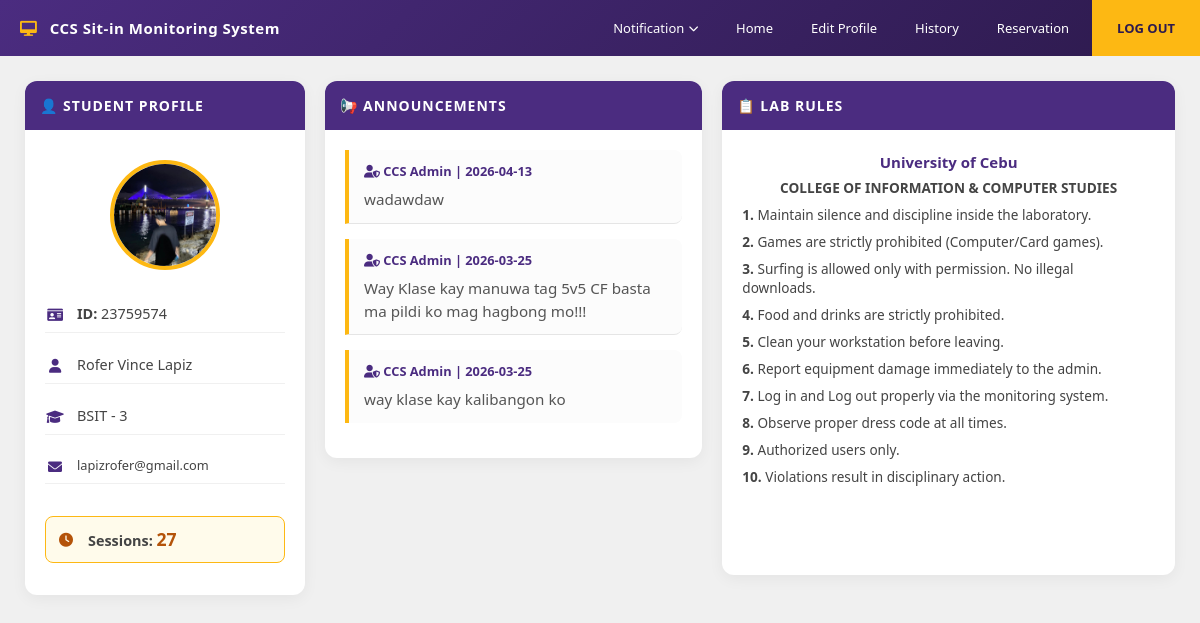
Page /dashboard (signed in) on the committed database.
### tables this page shows
CREATE TABLE students (
            id INTEGER PRIMARY KEY AUTOINCREMENT,
            id_number TEXT UNIQUE NOT NULL,
            last_name TEXT NOT NULL,
            first_name TEXT NOT NULL,
            middle_name TEXT,
            course TEXT NOT NULL,
            course_level TEXT NOT NULL,
            password TEXT NOT NULL,
            email TEXT UNIQUE NOT NULL,
            address TEXT
        );

CREATE TABLE announcements (
            id INTEGER PRIMARY KEY AUTOINCREMENT,
            message TEXT NOT NULL,
            posted_at DATETIME DEFAULT CURRENT_TIMESTAMP
        );

### app.py (the view)
@app.route('/dashboard')
def dashboard():
    if 'student_id' not in session:
        return redirect(url_for('login'))
    conn = get_db()
    student = conn.execute(
        'SELECT * FROM students WHERE id_number = ?',
        (session['student_id'],)
    ).fetchone()
    used_sessions = conn.execute(
        'SELECT COUNT(*) as count FROM sitin_records WHERE id_number = ? AND logout_time IS NOT NULL',
        (session['student_id'],)
    ).fetchone()['count']
    remaining = 30 - used_sessions
    announcements = conn.execute(
        'SELECT * FROM announcements ORDER BY posted_at DESC'
    ).fetchall()
    conn.close()
    return render_template('dashboard.html',
                           student=student,
                           announcements=announcements,
                           remaining=remaining)

### app.py (called while the page is built)
def get_db():
    conn = sqlite3.connect(DB_PATH)
    conn.row_factory = sqlite3.Row
    return conn

### templates/dashboard.html (shortened to what this page needs)
<!DOCTYPE html>
<html lang="en">
<head>
    <link rel="stylesheet" href="{{ url_for('static', filename='style.css') }}">
    <link rel="stylesheet" href="https://cdnjs.cloudflare.com/ajax/libs/font-awesome/6.0.0/css/all.min.css">
</head>
<body>
<div class="dash-navbar">
    <span class="dash-title">
        <i class="fas fa-desktop" style="color: var(--uc-gold); margin-right: 8px;"></i>
        CCS Sit-in Monitoring System
    </span>
    <div class="dash-menu">
        <div class="dropdown">
            <a href="#" class="dropdown-toggle">Notification <i class="fas fa-chevron-down" style="font-size: 10px; margin-left: 5px;"></i></a>
        </div>
        <a href="/dashboard">Home</a>
        <a href="/edit-profile">Edit Profile</a>
        <a href="{{ url_for('history') }}">History</a>
        <a href="/reservation">Reservation</a>
        <a href="/logout" class="logout-btn">Log out</a>
    </div>
</div>
<div class="dash-body">
    <div class="dash-card" style="flex: 0 0 280px;">
    <div class="dash-card-header">👤 Student Profile</div>
    <div class="dash-card-body">
        <div class="dash-avatar">
            <img src="{{ url_for('static', filename='uploads/' + student['id_number'] + '.png') }}"
                 alt="Avatar"
                 onerror="this.src='https://ui-avatars.com/api/?name={{ student.first_name }}+{{ student.last_name }}&background=4b2c80&color=fff&size=120'">
        </div>
        <div class="dash-info-list">
            <div class="dash-info-item">
                <i class="fas fa-id-card dash-info-icon"></i>
                <span><strong>ID:</strong> {{ student['id_number'] }}</span>
            </div>
            <div class="dash-info-item">
                <i class="fas fa-user dash-info-icon"></i>
                <span>{{ student['first_name'] }} {{ student['last_name'] }}</span>
            </div>
            <div class="dash-info-item">
                <i class="fas fa-graduation-cap dash-info-icon"></i>
                <span>{{ student['course'] }} - {{ student['course_level'] }}</span>
            </div>
            <div class="dash-info-item">
                <i class="fas fa-envelope dash-info-icon"></i>
                <span style="font-size: 0.8rem; word-break: break-all;">{{ student['email'] }}</span>
            </div>
            <div class="dash-info-item" style="margin-top: 10px; background: #fffbeb; padding: 10px; border-radius: 8px; border: 1px solid var(--uc-gold);">
                <i class="fas fa-clock dash-info-icon" style="color: #b45309;"></i>
                <span>
                    <strong>Sessions:</strong>
                    <span style="color: #b45309; font-weight: 800; font-size: 1.1rem;">
                        {{ remaining }}
                    </span>
                </span>
            </div>
        </div>
    </div>
</div>
    <div class="dash-card" style="flex: 1;">
        <div class="dash-card-header">📢 Announcements</div>
        <div class="dash-card-body">
            {% if announcements %}
                {% for a in announcements %}
                <div class="announcement-item">
                    <p class="announcement-meta"><i class="fas fa-user-shield"></i> CCS Admin | {{ a['posted_at'][:10] }}</p>
                    <p class="announcement-text">{{ a['message'] }}</p>
                </div>
                {% endfor %}
            {% else %}
                <div style="text-align: center; padding: 40px 0;">
                    <i class="fas fa-bullhorn" style="font-size: 3rem; color: #eee; margin-bottom: 10px;"></i>
                    <p style="font-size:13px; color:#aaa;">No announcements from admin yet.</p>
                </div>
            {% endif %}
        </div>
    </div>
    <div class="dash-card" style="flex: 1.2;">
        <div class="dash-card-header">📋 Lab Rules</div>
        <div class="dash-card-body dash-rules">
            <h3 class="rules-university">University of Cebu</h3>
            <p class="rules-college">COLLEGE OF INFORMATION &amp; COMPUTER STUDIES</p>
            <div style="height: 350px; overflow-y: auto; padding-right: 10px;">
                <p><strong>1.</strong> Maintain silence and discipline inside the laboratory.</p>
                <p><strong>2.</strong> Games are strictly prohibited (Computer/Card games).</p>
                <p><strong>3.</strong> Surfing is allowed only with permission. No illegal downloads.</p>
                <p><strong>4.</strong> Food and drinks are strictly prohibited.</p>
                <p><strong>5.</strong> Clean your workstation before leaving.</p>
                <p><strong>6.</strong> Report equipment damage immediately to the admin.</p>
                <p><strong>7.</strong> Log in and Log out properly via the monitoring system.</p>
                <p><strong>8.</strong> Observe proper dress code at all times.</p>
                <p><strong>9.</strong> Authorized users only.</p>
                <p><strong>10.</strong> Violations result in disciplinary action.</p>
            </div>
        </div>
    </div>
</div>
</body>
</html>

### static/style.css (style rules this page uses)
body { margin: 0; font-family: 'Segoe UI', Arial, sans-serif; background: linear-gradient(135deg, #4b2c80 0%, #2d1a4d 40%, #f0f2f5 40%, #f0f2f5 100%); background-attachment: fixed; color: #333; }
.navbar, .dash-navbar { background: #4b2c80; color: white; padding: 12px 30px; display: flex; justify-content: space-between; align-items: center; box-shadow: 0 2px 10px rgba(0,0,0,0.1); }
.navbar span, .dash-title { font-weight: bold; font-size: 18px; }
.nav-menu a, .dash-menu a { color: white; text-decoration: none; margin-left: 20px; font-size: 14px; transition: color 0.3s; }
.logout-btn { background: #fdb813; color: #4b2c80 !important; padding: 6px 16px; border-radius: 4px; font-weight: bold; margin-left: 20px; }
.dash-body { display: flex; gap: 18px; padding: 18px; background: #f0f0f0; min-height: calc(100vh - 56px); align-items: flex-start; box-sizing: border-box; }
.dash-card { background: #fff; border-radius: 8px; box-shadow: 0 2px 8px rgba(0,0,0,0.09); overflow: hidden; display: flex; flex-direction: column; }
.dash-card-header { background: #6b21a8; color: #fff; font-weight: 700; font-size: 14px; padding: 12px 16px; letter-spacing: 0.3px; }
.dash-card-body { padding: 16px; flex: 1; }
.dash-avatar { display: flex; justify-content: center; padding: 10px 0 14px; }
.dash-avatar img { width: 120px; height: 120px; border-radius: 50%; object-fit: cover; border: 3px solid #6b21a8; }
.dash-info-list { display: flex; flex-direction: column; gap: 10px; }
.dash-info-item { display: flex; align-items: flex-start; gap: 8px; font-size: 13px; color: #333; line-height: 1.4; border-bottom: 1px solid #f0f0f0; padding-bottom: 8px; }
.dash-info-item:last-child { border-bottom: none; padding-bottom: 0; }
.dash-info-icon { font-size: 14px; margin-top: 1px; flex-shrink: 0; }
.announcement-item { padding: 14px 0; border-bottom: 1px solid #e5e5e5; }
.announcement-item:last-child { border-bottom: none; }
.announcement-meta { font-weight: 700; font-size: 13px; color: #333; margin: 0 0 6px; }
.announcement-text { font-size: 13px; color: #555; line-height: 1.6; margin: 0; }
.dash-rules { overflow-y: auto; max-height: calc(100vh - 120px); font-size: 13px; color: #333; line-height: 1.7; }
.rules-university { text-align: center; font-size: 15px; font-weight: 800; margin: 0 0 4px; color: #111; }
.rules-college { text-align: center; font-size: 12px; font-weight: 700; color: #333; margin: 0 0 16px; text-transform: uppercase; }
.dash-rules p { margin: 0 0 10px; }
.dropdown { position: relative; display: inline-block; }
.dropdown-toggle { cursor: pointer; }
* { box-sizing: border-box; }
html, body { width: 100%; overflow-x: hidden; }
img { max-width: 100%; height: auto; }
.navbar, .dash-navbar { flex-wrap: wrap; gap: 10px; }
.nav-menu, .dash-menu { display: flex; flex-wrap: wrap; align-items: center; gap: 8px; }
.nav-menu a, .dash-menu a { margin-left: 0; white-space: nowrap; }
.dash-card, .students-card, .profile-card, .login-box, .info-card, .dashboard-card, .reservation-card, .admin-card, .form-card, .chart-card, .stats-card { max-width: 100%; }

### rows in the picture
students: id_number (picture), id_number "23759574", first_name "Rofer Vince", last_name "Lapiz", course "BSIT", course_level "3", email "lapizrofer@gmail.com"
announcements: posted_at "2026-04-13", message "wadawdaw"
announcements: posted_at "2026-03-25", message "Way Klase kay manuwa tag 5v5 CF basta ma pildi ko mag hagbong mo!!!"
announcements: posted_at "2026-03-25", message "way klase kay kalibangon ko"

### other values in the picture
{{ remaining }} "27"
